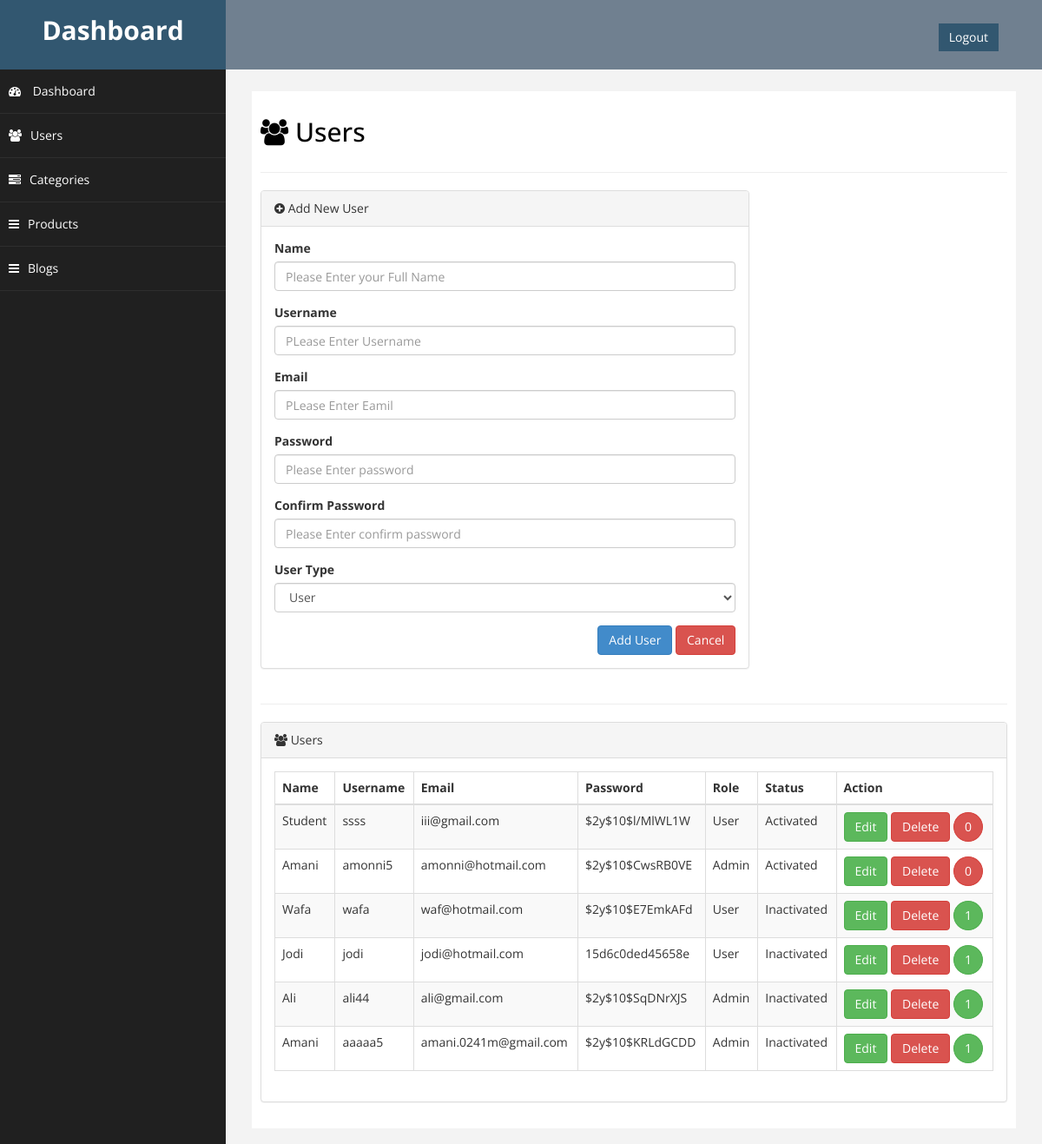
/admin/users.php, run on the app's committed database.
### tables this page shows
CREATE TABLE `user` (
  `id` int(11) NOT NULL,
  `full_name` varchar(80) NOT NULL,
  `username` varchar(20) NOT NULL,
  `email` varchar(50) NOT NULL,
  `password` varchar(15) NOT NULL,
  `image` varchar(50) DEFAULT NULL,
  `status` enum('Active','Inactive','','') NOT NULL DEFAULT 'Inactive',
  `role_id` int(11) DEFAULT 1
);

CREATE TABLE `role` (
  `id` int(11) NOT NULL,
  `name` varchar(10) NOT NULL
);

### admin/users.php (the view, shortened to what this page needs)
<?php
 include('header.php');
 require('../include/dbconnect.php');
?>
<div id="page-wrapper">
    <div id="page-inner">
        <div class="row">
            <div class="col-md-12">
                <h2><i class="fa fa-users"></i> Users</h2>
            </div>
        </div>
        <hr />
        <div class="row">
            <div class="col-md-8">
                <div class="panel panel-default">
                    <div class="panel-heading">
                        <i class="fa fa-plus-circle"></i> Add New User
                    </div>
                    <div class="panel-body">
                        <div class="row">
                            <div class="col-md-12">
                                <form role="form" method="POST">
                                    <div class="form-group">
                                        <label>Name</label>
                                        <input type="text" name="name" placeholder="Please Enter your Full Name " class="form-control" required/>
                                    </div>
                                    <div class="form-group">
                                        <label>Username</label>
                                        <input type="text" name="username" class="form-control" placeholder="PLease Enter Username" required/>
                                    </div>
                                    <div class="form-group">
                                        <label>Email</label>
                                        <input type="email" name="email" class="form-control" placeholder="PLease Enter Eamil" required/>
                                    </div>
                                    <div class="form-group">
                                        <label>Password</label>
                                        <input type="password" name="password" class="form-control" placeholder="Please Enter password" required>
                                    </div>
                                    <div class="form-group">
                                        <label>Confirm Password</label>
                                        <input type="password" name="con_password" class="form-control" placeholder="Please Enter confirm password" required>
                                    </div>
                                    <div class="form-group">
                                        <label>User Type</label>
                                        <select class="form-control" name="role_id">
                                            <?php
                                                $sql = "select * from role" ;
                                                $stm = $con -> prepare($sql);
                                                $stm -> execute();
                                                foreach ($stm -> fetchAll() as $row)
                                                {
                                            ?>
                                                <option value = <?php echo $row['id'] ?>>
                                                    <?php echo $row['name'] ?>
                                                </option>
                                            <?php
                                                }
                                            ?>
                                        </select>
                                    </div>
                                    <div style="float:right;">
                                        <button type="submit" name="submit" class="btn btn-primary">Add User</button>
                                        <button type="reset" class="btn btn-danger">Cancel</button>
                                    </div>
                            </div>
                        </div>
                    </div>
                </div>
            </div>
        </div>
        <hr />
        <div class="row">
            <div class="col-md-12">
                <div class="panel panel-default">
                    <div class="panel-heading">
                        <i class="fa fa-users"></i> Users
                    </div>
                    <div class="panel-body">
                        <div class="table-responsive">
                            <table class="table table-striped table-bordered table-hover" id="dataTables-example">
                                <thead>
                                    <tr>
                                        <th>Name</th>
                                        <th>Username</th>
                                        <th>Email</th>
                                        <th>Password</th>
                                        <th>Role</th>
                                        <th>Status</th>
                                        <th>Action</th>
                                    </tr>
                                </thead>
                                <tbody>
                                    <?php
                                        $sql="select * from user";
                                        $stm = $con -> prepare($sql);
                                        $stm -> execute();
                                        if($stm -> rowCount())
                                        {
                                            foreach ($stm -> fetchAll() as $row)
                                            {
                                    ?>
                                    <tr class="odd gradeX">
                                        <td><?php echo $row['full_name']; ?></td>
                                        <td><?php echo $row['username']; ?></td>
                                        <td><?php echo $row['email']; ?></td>
                                        <td><?php echo $row['password']; ?></td>
                                        <td>
                                        <?php
                                            $sql = "select * from role where id=:role_id";
                                            $stm = $con -> prepare($sql);
                                            $stm -> execute(array("role_id" => $row['role_id']));
                                            foreach ($stm -> fetchAll() as $roleRow)
                                            {
                                               echo $roleRow['name'];
                                            }
                                            ?>
                                        </td>
                                        <td>
                                            <?php
                                                if($row['status']=='Inactive')
                                                    echo "<span> Inactivated </span>";
                                                else
                                                    echo "<span> Activated </span>";
                                            ?>
                                        </td>
                                        <td>
                                            <a href="edituser.php?action=edit&id=<?php echo $row['id'] ?>" class='btn btn-success'>
                                                Edit
                                            </a>
                                            <a onclick="return confirm('Are You Sure You Want to Delete this Record?');"
                                                href="?action=delete&id=<?php echo $row['id'] ?>" class='btn btn-danger' id="delete">
                                                Delete
                                            </a>
                                            <a href="?action=status&id=<?php echo $row['id'] ?>">
                                                <?php
                                                    if($row['status']=='Inactive')
                                                        echo "<span class='btn btn-success' style='border-radius:50%'> 1 </span>";
                                                    else
                                                        echo "<span class='btn btn-danger' style='border-radius:50%'> 0 </span>";
                                                ?>
                                            </a>
                                        </td>
                                    </tr>
                                        <?php
                                            }}
                                        ?>
                                </tbody>
                            </table>
                        </div>
                    </div>
                </div>
            </div>
        </div>
    </div>
</div>
</div>
<?php
include('footer.php');
?>

### admin/header.php (shortened to what this page needs)
<!DOCTYPE html>
<html xmlns="http://www.w3.org/1999/xhtml">
<head>
    <link href="assets/css/bootstrap.css" rel="stylesheet" />
    <link href="assets/css/font-awesome.css" rel="stylesheet" />
    <link href="assets/js/morris/morris-0.4.3.min.css" rel="stylesheet" />
    <link href="assets/css/custom.css" rel="stylesheet" />
</head>
<body style="background-color: slategray;">
    <div id="wrapper" >
        <nav class="navbar navbar-default navbar-cls-top " role="navigation" style="margin-bottom: 0; background-color:slategray; height:10vh">
            <div class="navbar-header">
                <a class="navbar-brand" style="background-color: rgb(50, 87, 112); height:10vh; padding-top:2.5rem" href="index.php">Dashboard</a>
            </div>
            <div style="color: white; padding: 12px 50px 12px 50px; float: right; font-size: 16px; display:flex;">
            <a href="../logout.php" style="background-color: rgb(50, 87, 112); margin-top:1.5rem" class="btn btn-success square-btn-adjust">Logout</a> </div>
        </nav>
        <nav class="navbar-default navbar-side" role="navigation">
            <div class="sidebar-collapse" >
                <ul class="nav" id="main-menu">
                    <li>
                        <a href="index.php"><i class="fa fa-dashboard"></i> Dashboard</a>
                    </li>
                    <li>
                        <a href="users.php"><i class="fa fa-users "></i>Users</a>
                    </li>
                    <li>
                        <a href="categories.php"><i class="fa fa-tasks"></i>Categories </a>
                    </li>
                    <li>
                        <a href="products.php"><i class="fa fa-bars"></i>Products</a>
                    </li>
                    <li>
                        <a href="#"><i class="fa fa-bars"></i>Blogs</a>
                    </li>
                </ul>
            </div>
        </nav>

### admin/footer.php (shortened to what this page needs)
</body>
</html>

### admin/assets/css/custom.css (style rules this page uses)
body { font-family: 'Open Sans', sans-serif; }
#wrapper { width: 100%; background:#202020; }
#page-wrapper { padding: 15px 15px; min-height: 600px; background:#F3F3F3; }
#page-inner { width:100%; margin:10px 20px 10px 0px; background-color:#fff!important; padding:10px; min-height:600px; }
h2 { color: #000; }
.square-btn-adjust { border: 0px solid transparent; -webkit-border-radius: 0px; -moz-border-radius: 0px; border-radius: 0px; }
.navbar-cls-top .navbar-brand { color: #fff; background: #3D9B34;; width: 260px; text-align: center; height: 60px; font-size: 30px; font-weight: 700; }
.sidebar-collapse , .sidebar-collapse .nav { background:none; }
.sidebar-collapse .nav { padding:0; }
.sidebar-collapse .nav > li > a { color:#fff; background:#202020; text-shadow:none; }
.sidebar-collapse > .nav > li > a { padding:15px 10px; }
.sidebar-collapse > .nav > li { border-bottom: 1px solid rgba(107, 108, 109, 0.19); }
.navbar-side { border:none; background-color: #202020; }
.navbar-cls-top { background:#4D4D4D; border-bottom:none; }
.navbar-default { border:0px solid black; }
.navbar-header { background: #A70303; }
.nav > li > a > i { margin-right:10px; }
@media (min-width:768px) { #page-wrapper { margin: 0 0 0 260px; padding: 15px 30px; } }
@media (min-width:768px) { .navbar-side { z-index: 1; position: absolute; width: 260px; } }
@media (min-width:768px) { .navbar { border-radius: 0px; } }

### data on the page
user: full_name "Student", username "ssss", email "iii@gmail.com", password "$2y$10$l/MlWL1W", status "Activated"
role: name "User"
user: full_name "Amani", username "amonni5", email "amonni@hotmail.com", password "$2y$10$CwsRB0VE", status "Activated"
role: name "Admin"
user: full_name "Wafa", username "wafa", email "waf@hotmail.com", password "$2y$10$E7EmkAFd", status "Inactivated"
user: full_name "Jodi", username "jodi", email "jodi@hotmail.com", password "15d6c0ded45658e", status "Inactivated"
user: full_name "Ali", username "ali44", email "ali@gmail.com", password "$2y$10$SqDNrXJS", status "Inactivated"
user: full_name "Amani", username "aaaaa5", email "amani.0241m@gmail.com", password "$2y$10$KRLdGCDD", status "Inactivated"

### other printed values
form field role_id "User"
